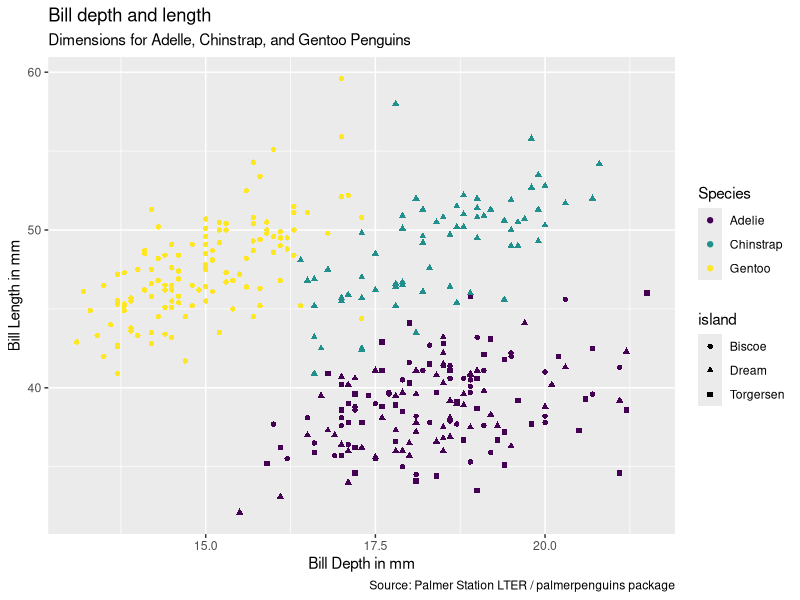
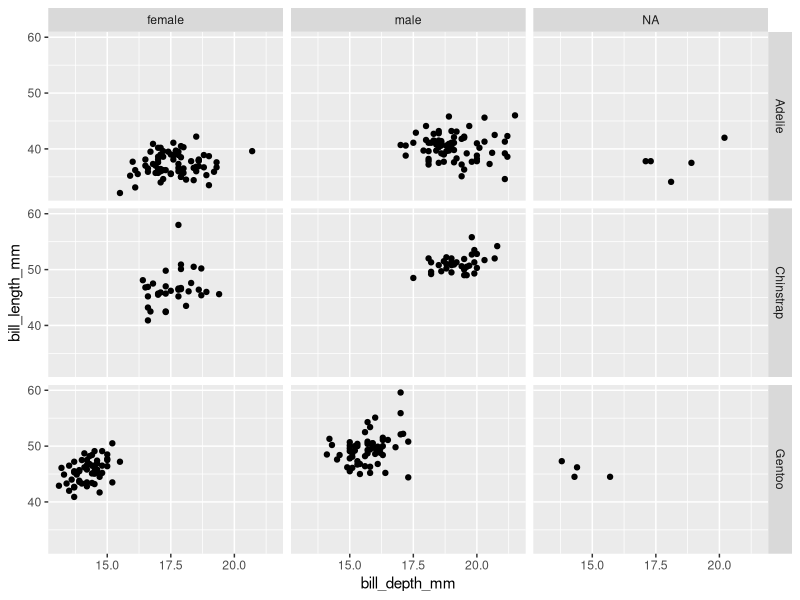
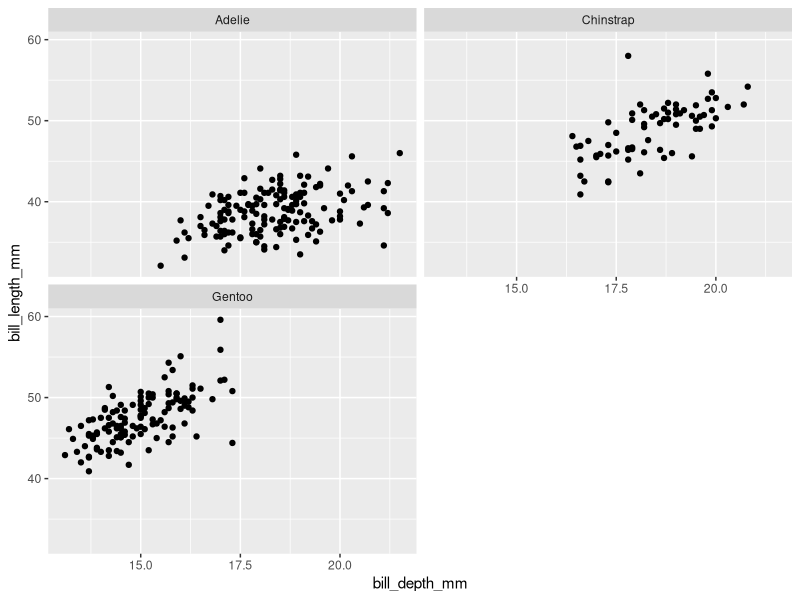
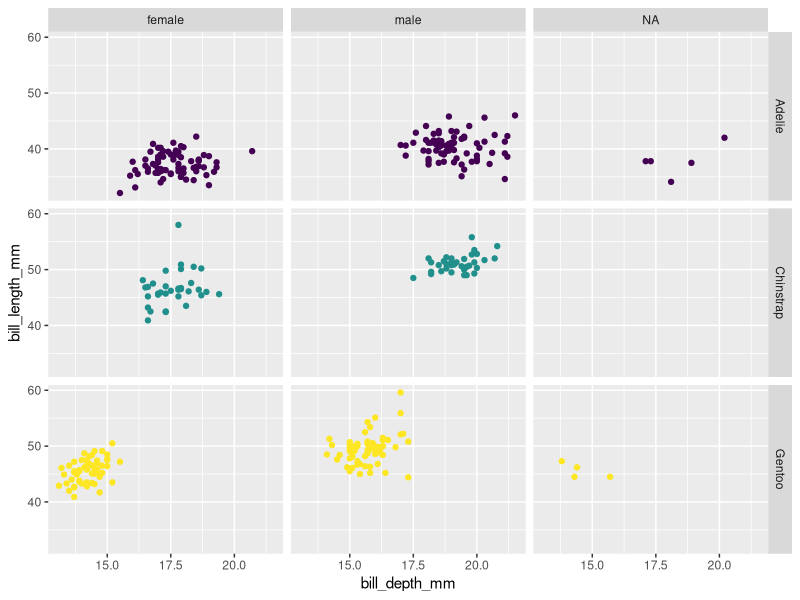

Generate these figures, in order, with R:
### Week 3 Ploting data
### By: Jake Reichard
### Date:9/9/2025

#install data
install.packages("palmerpenguins")

#Load libraries
library(palmerpenguins)
library(tidyverse)
glimpse(penguins)

#plotting bill depth to bill length
ggplot(data=penguins, 
  mapping =  aes(x=bill_depth_mm, 
                 y=bill_length_mm, 
                 color=species,
                 shape = island))+ #anything that is directly related to data will be entered here
  
  geom_point()+ #puts the data points on the graph
  
  labs(title = "Bill depth and length", #chart title
       subtitle = "Dimensions for Adelle, Chinstrap, and Gentoo Penguins", #Chart sub title
       x= "Bill Depth in mm", #x axis title 
       y= "Bill Length in mm",#y axis title
       color= "Species",
       caption = "Source: Palmer Station LTER / palmerpenguins package")+ #add caption info
  scale_color_viridis_d() #makes it easier for colorblind people "d" is for discrete

#Faceting making smaller plots
ggplot(penguins,
       aes(x=bill_depth_mm,
           y=bill_length_mm))+
  geom_point()+
  facet_grid(species~sex) #makes a grid of smaller graphs

#make it two columns
ggplot(penguins,
       aes(x=bill_depth_mm,
           y=bill_length_mm))+
  geom_point()+
  facet_wrap(~species, ncol=2) #1d ribbon wrapped around two columns.

#another example
ggplot(data=penguins, 
       mapping = aes(x = bill_depth_mm,
                     y = bill_length_mm,
                     color = species,
       )) +
  geom_point()+
  scale_color_viridis_d()+
  facet_grid(species~sex)+
  guides(color = FALSE) #removes all the guides for color
